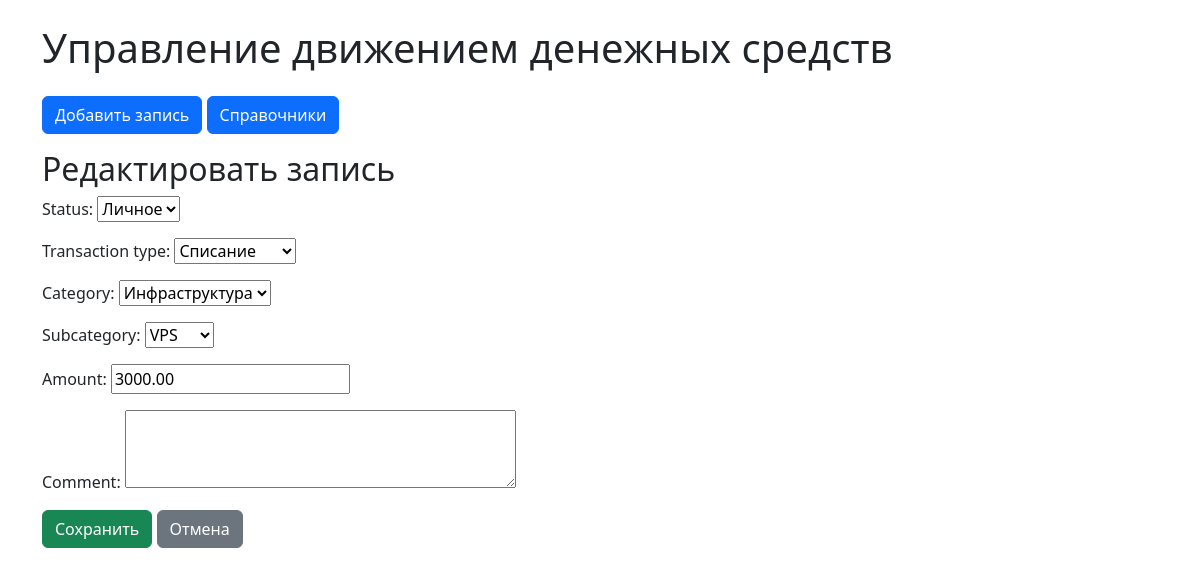
Page /edit/2/ on the committed database.
### core/models.py (models this page shows, shortened)
class CashFlowRecord(models.Model):
    created_date = models.DateField(auto_now_add=True)
    status = models.ForeignKey(Status, on_delete=models.PROTECT)
    transaction_type = models.ForeignKey(TransactionType, on_delete=models.PROTECT)
    category = models.ForeignKey(Category, on_delete=models.PROTECT)
    subcategory = models.ForeignKey(Subcategory, on_delete=models.PROTECT)
    amount = models.DecimalField(max_digits=10, decimal_places=2)
    comment = models.TextField(blank=True, null=True)

class Category(models.Model):
    name = models.CharField(max_length=100)
    transaction_type = models.ForeignKey(TransactionType, on_delete=models.CASCADE, related_name='categories')
    class Meta:
        unique_together = ('name', 'transaction_type')
    def __str__(self):
        return self.name

class Subcategory(models.Model):
    name = models.CharField(max_length=100)
    category = models.ForeignKey(Category, on_delete=models.CASCADE, related_name='subcategories')
    class Meta:
        unique_together = ('name', 'category')
    def __str__(self):
        return self.name

### core/views.py (the view)
# urls.py: path('edit/<int:pk>/', views.record_edit, name='record_edit'),
def record_edit(request, pk):
    record = get_object_or_404(CashFlowRecord, pk=pk)
    if request.method == 'POST':
        form = CashFlowRecordForm(request.POST, instance=record)
        if form.is_valid():
            form.save()
            return redirect('record_list')
    else:
        form = CashFlowRecordForm(instance=record)
    return render(request, 'core/record_form.html', {'form': form, 'title': 'Редактировать запись'})

### core/models.py (called while the page is built)
    def __str__(self):
        return self.name

    def __str__(self):
        return self.name

### core/templates/core/record_form.html (shortened to what this page needs)
{% extends 'core/base.html' %}
{% block content %}
    <h2>{{ title }}</h2>
    <form method="post" id="recordForm">
        {{ form.as_p }}
        <button type="submit" class="btn btn-success">Сохранить</button>
        <a href="{% url 'record_list' %}" class="btn btn-secondary">Отмена</a>
    </form>
{% endblock %}

### rows in the picture
CashFlowRecord: status "Личное", subcategory "VPS", amount "3000.00"
Category: transaction_type "Списание"
Subcategory: category "Инфраструктура"

### other values in the picture
{{ title }} "Редактировать запись"
